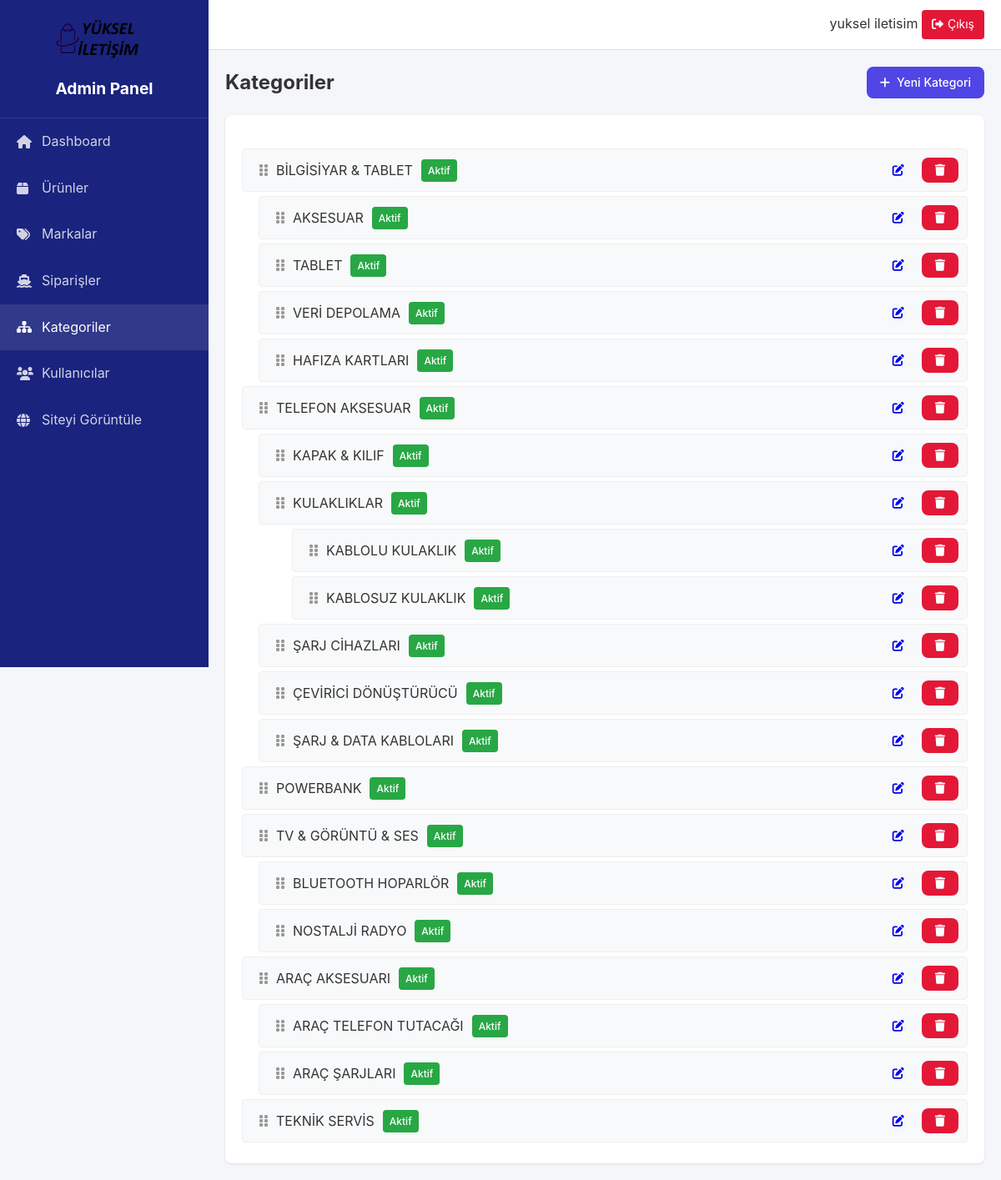
Page /admin/categories (signed in) on the committed database.
### models.py (models this page shows, shortened)
class User(UserMixin, db.Model):
    id = db.Column(db.Integer, primary_key=True)
    email = db.Column(db.String(120), unique=True, nullable=False)
    password_hash = db.Column(db.String(128))
    first_name = db.Column(db.String(50))
    last_name = db.Column(db.String(50))
    phone = db.Column(db.String(15))
    category_id = db.Column(db.Integer, db.ForeignKey('category.id'))  # Yeni eklendi
    is_active = db.Column(db.Boolean, default=True)
    is_admin = db.Column(db.Boolean, default=False)
    created_at = db.Column(db.DateTime, default=datetime.utcnow)
    last_login = db.Column(db.DateTime)

class Category(db.Model):
    id = db.Column(db.Integer, primary_key=True)
    name = db.Column(db.String(100), nullable=False)
    slug = db.Column(db.String(100), unique=True)
    description = db.Column(db.Text)
    parent_id = db.Column(db.Integer, db.ForeignKey('category.id'))
    image = db.Column(db.String(200))
    is_active = db.Column(db.Boolean, default=True)
    order = db.Column(db.Integer, default=0)
    meta_title = db.Column(db.String(200))
    meta_description = db.Column(db.Text)
    created_at = db.Column(db.DateTime, default=datetime.utcnow)
    updated_at = db.Column(db.DateTime, default=datetime.utcnow, onupdate=datetime.utcnow)
    children = db.relationship(
        'Category',
        backref=db.backref('parent', remote_side=[id]),
        lazy='dynamic'
    )

### routes/admin.py (the view)
@admin_bp.route('/categories')
@login_required
@admin_required
def categories():
    categories = Category.query.order_by(Category.order.asc()).all()
    return render_template('admin/categories/index.html', categories=categories)

### routes/admin.py (called while the page is built)
def admin_required(f):
    @wraps(f)
    def decorated_function(*args, **kwargs):
        if not current_user.is_authenticated or not current_user.is_admin:
            flash('Bu sayfaya erişim yetkiniz yok.', 'error')
            return redirect(url_for('index'))
        return f(*args, **kwargs)
    return decorated_function

### templates/admin/categories/index.html (shortened to what this page needs)
{% extends 'admin/base.html' %}
{% block content %}
<div class="content-header">
    <h2>Kategoriler</h2>
    <a href="{{ url_for('admin.create_category') }}" class="btn btn-primary">
        <i class="fas fa-plus"></i> Yeni Kategori
    </a>
</div>
<div class="categories-container">
    <div class="category-tree" id="categoryTree">
        {% macro render_categories(categories, level=0) %}
            {% for category in categories %}
            <div class="category-item" data-id="{{ category.id }}" data-level="{{ level }}">
                <div class="category-content">
                    <div class="drag-handle">
                        <i class="fas fa-grip-vertical"></i>
                    </div>
                    <div class="category-info">
                        <span class="name">{{ category.name }}</span>
                        <span class="badge {{ 'badge-success' if category.is_active else 'badge-secondary' }}">
                            {{ 'Aktif' if category.is_active else 'Pasif' }}
                        </span>
                    </div>
                    <div class="actions">
                        <a href="{{ url_for('admin.edit_category', id=category.id) }}"
                           class="btn btn-sm btn-info">
                            <i class="fas fa-edit"></i>
                        </a>
                        <button onclick="deleteCategory(`{{ category.id }}`)"
                                class="btn btn-sm btn-danger">
                            <i class="fas fa-trash"></i>
                        </button>
                    </div>
                </div>
                {% if category.children.count() > 0 %}
                    <div class="subcategories">
                        {{ render_categories(category.children, level + 1) }}
                    </div>
                {% endif %}
            </div>
            {% endfor %}
        {% endmacro %}
        {{ render_categories(categories|selectattr("parent_id", "none")|list) }}
    </div>
</div>
{% endblock %}

### templates/admin/base.html (shortened to what this page needs)
<!DOCTYPE html>
<html lang="tr">
<head>
    <link rel="stylesheet" href="https://cdnjs.cloudflare.com/ajax/libs/font-awesome/6.0.0/css/all.min.css">
    <link rel="stylesheet" href="{{ url_for('static', filename='css/admin.css') }}">
</head>
<body>
    <div class="admin-container">
        <aside class="admin-sidebar">
            <div class="sidebar-header">
                <img src="{{ url_for('static', filename='images/default-logo.png') }}" alt="Logo" class="admin-logo">
                <h1>Admin Panel</h1>
            </div>
            <nav class="sidebar-nav">
                <ul>
                    <li>
                        <a href="{{ url_for('admin.dashboard') }}" {% if request.endpoint == 'admin.dashboard' %}class="active"{% endif %}>
                            <i class="fas fa-home"></i>
                            <span>Dashboard</span>
                        </a>
                    </li>
                    <li>
                        <a href="{{ url_for('admin.products') }}" {% if request.endpoint == 'admin.products' %}class="active"{% endif %}>
                            <i class="fas fa-box"></i>
                            <span>Ürünler</span>
                        </a>
                    </li>
                    <li>
                        <a href="{{ url_for('admin.brands') }}" {% if request.endpoint == 'admin.brands' %}class="active"{% endif %}>
                            <i class="fas fa-tags"></i>
                            <span>Markalar</span>
                        </a>
                    </li>
                    <li>
                        <a href="{{ url_for('admin.orders') }}" {% if request.endpoint == 'admin.orders' %}class="active"{% endif %}>
                            <i class="fas fa-ship"></i>
                            <span>Siparişler</span>
                        </a>
                    </li>
                    <li>
                        <a href="{{ url_for('admin.categories') }}" {% if request.endpoint == 'admin.categories' %}class="active"{% endif %}>
                            <i class="fas fa-sitemap"></i>
                            <span>Kategoriler</span>
                        </a>
                    </li>
                    <li>
                        <a href="{{ url_for('admin.users') }}" {% if request.endpoint == 'admin.users' %}class="active"{% endif %}>
                            <i class="fas fa-users"></i>
                            <span>Kullanıcılar</span>
                        </a>
                    </li>
                    <li>
                        <a href="{{ url_for('index') }}" target="_blank">
                            <i class="fas fa-globe"></i>
                            <span>Siteyi Görüntüle</span>
                        </a>
                    </li>
                </ul>
            </nav>
        </aside>
        <main class="admin-main">
            <header class="admin-header">
                <div class="header-right">
                    <div class="admin-user">
                        <span>{{ current_user.first_name }} {{ current_user.last_name }}</span>
                        <a href="{{ url_for('logout') }}" class="logout-btn">
                            <i class="fas fa-sign-out-alt"></i>
                            Çıkış
                        </a>
                    </div>
                </div>
            </header>
            <div class="admin-content">
                {% block content %}{% endblock %}
            </div>
        </main>
    </div>
</body>
</html>

### static/css/admin.css (style rules this page uses)
:root { --sidebar-width: 250px; --header-height: 60px; --primary-color: #1a237e; --secondary-color: #e31837; --text-color: #333; --bg-color: #f4f6f9; --border-color: #ddd; }
* { margin: 0; padding: 0; box-sizing: border-box; }
body { font-family: -apple-system, BlinkMacSystemFont, 'Segoe UI', Roboto, Oxygen, Ubuntu, Cantarell, sans-serif; background: var(--bg-color); color: var(--text-color); line-height: 1.6; }
.admin-container { display: flex; min-height: 100vh; }
.admin-sidebar { width: var(--sidebar-width); background: var(--primary-color); color: white; position: fixed; height: 100vh; overflow-y: auto; }
.sidebar-header { padding: 20px; text-align: center; border-bottom: 1px solid rgba(255,255,255,0.1); }
.admin-logo { max-width: 120px; margin-bottom: 10px; }
.sidebar-header h1 { font-size: 1.2rem; margin: 0; }
.sidebar-nav ul { list-style: none; padding: 0; }
.sidebar-nav a { display: flex; align-items: center; padding: 15px 20px; color: rgba(255,255,255,0.8); text-decoration: none; transition: all 0.3s; }
.sidebar-nav a:hover, .sidebar-nav a.active { background: rgba(255,255,255,0.1); color: white; }
.sidebar-nav i { width: 20px; margin-right: 10px; }
.admin-main { flex: 1; margin-left: var(--sidebar-width); }
.admin-header { height: var(--header-height); background: white; border-bottom: 1px solid var(--border-color); display: flex; align-items: center; justify-content: space-between; padding: 0 20px; position: sticky; top: 0; z-index: 100; }
.admin-content { padding: 20px; }
.btn { display: inline-flex; align-items: center; padding: 8px 16px; border-radius: 4px; border: none; font-size: 14px; cursor: pointer; text-decoration: none; transition: background-color 0.3s; }
.btn-primary { background: var(--primary-color); color: white; }
.logout-btn { display: inline-flex; align-items: center; gap: 5px; padding: 6px 12px; border-radius: 4px; background: var(--secondary-color); color: white; text-decoration: none; font-size: 14px; }
.content-header { display: flex; justify-content: space-between; align-items: center; margin-bottom: 20px; }
.badge { padding: 4px 8px; border-radius: 4px; font-size: 12px; font-weight: 500; }
.badge-success { background: #d4edda; color: #155724; }
.btn-sm { padding: 4px 8px; font-size: 12px; }
.btn-danger { background: var(--secondary-color); color: white; }
.badge { padding: 6px 12px; border-radius: 4px; font-weight: 500; }
.badge { padding: 4px 8px; border-radius: 6px; font-size: 0.75rem; font-weight: 500; text-align: center; }
.badge-success { background: #f0fdf4; color: #166534; }
.btn { padding: 8px 16px; border-radius: 8px; font-size: 0.875rem; font-weight: 500; display: inline-flex; align-items: center; gap: 8px; transition: all 0.2s ease; }
.btn-primary { background: #4f46e5; color: white; }

### templates/admin/categories/index.html (style rules this page uses)
.categories-container { background: white; border-radius: 8px; padding: 20px; box-shadow: 0 1px 3px rgba(0,0,0,0.1); }
.category-tree { margin-top: 20px; }
.category-item { margin: 5px 0; }
.category-content { display: flex; align-items: center; padding: 10px; background: #f8f9fa; border-radius: 4px; border: 1px solid #eee; }
.category-item[data-level="1"] { margin-left: 20px; }
.category-item[data-level="2"] { margin-left: 40px; }
.drag-handle { cursor: move; padding: 0 10px; color: #999; }
.category-info { flex: 1; display: flex; align-items: center; gap: 10px; }
.actions { display: flex; gap: 5px; }
.badge { font-size: 12px; padding: 4px 8px; border-radius: 4px; }
.badge-success { background: #28a745; color: white; }

### rows in the picture
User: first_name "yuksel", last_name "iletisim"
Category: name "BİLGİSİYAR & TABLET", is_active "Aktif"
Category: name "AKSESUAR", is_active "Aktif"
Category: name "TABLET", is_active "Aktif"
Category: name "VERİ DEPOLAMA", is_active "Aktif"
Category: name "HAFIZA KARTLARI", is_active "Aktif"
Category: name "TELEFON AKSESUAR", is_active "Aktif"
Category: name "KAPAK & KILIF", is_active "Aktif"
Category: name "KULAKLIKLAR", is_active "Aktif"
Category: name "KABLOLU KULAKLIK", is_active "Aktif"
Category: name "KABLOSUZ KULAKLIK", is_active "Aktif"
Category: name "ŞARJ CİHAZLARI", is_active "Aktif"
Category: name "ÇEVİRİCİ DÖNÜŞTÜRÜCÜ", is_active "Aktif"
Category: name "ŞARJ & DATA KABLOLARI", is_active "Aktif"
Category: name "POWERBANK", is_active "Aktif"
Category: name "TV & GÖRÜNTÜ & SES", is_active "Aktif"
Category: name "BLUETOOTH HOPARLÖR", is_active "Aktif"
Category: name "NOSTALJİ RADYO", is_active "Aktif"
Category: name "ARAÇ AKSESUARI", is_active "Aktif"
Category: name "ARAÇ TELEFON TUTACAĞI", is_active "Aktif"
Category: name "ARAÇ ŞARJLARI", is_active "Aktif"
Category: name "TEKNİK SERVİS", is_active "Aktif"
